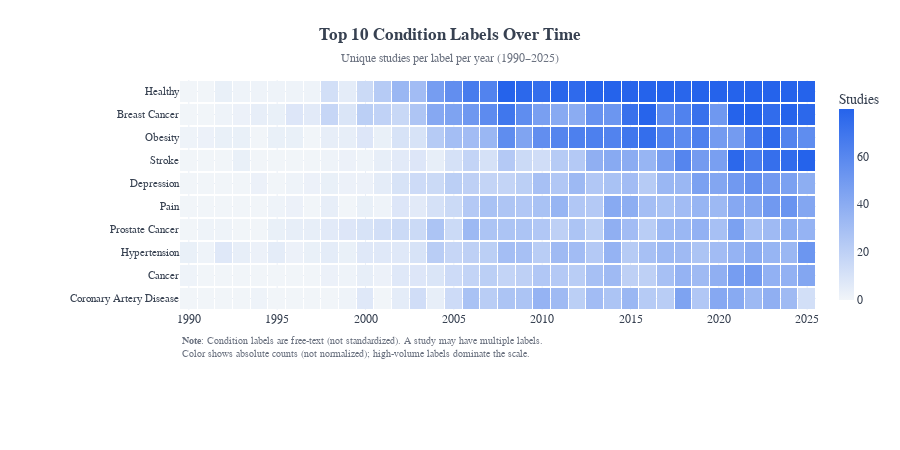

Here is the notebook cell this chart was saved with:
### Markdown cell above
## 2.3 Top Conditions Over Time

How has trial activity evolved for the most frequent condition labels?

### Code cell
# ============================================================
# 2.3 Top Conditions Over Time (Heatmap)
# ============================================================
# Using heatmap instead of line chart for better readability:
# - Avoids line crossings
# - Easy to spot peaks and patterns
# - Works well with 10+ categories

# Parameters
TOP_N_CONDITIONS = 10

# Get top N conditions within analysis scope (1990–2025)
top_conditions = (
    df_temporal_cond
    .groupby('condition_name')['study_id']
    .nunique()
    .nlargest(TOP_N_CONDITIONS)
    .index.tolist()
)

# Filter to top conditions
df_top_cond = df_temporal_cond[
    df_temporal_cond['condition_name'].isin(top_conditions)
]

# Aggregate by year and condition
yearly_cond = (
    df_top_cond
    .groupby(['start_year', 'condition_name'])['study_id']
    .nunique()
    .reset_index(name='study_count')
)

# Pivot for heatmap (conditions as rows, years as columns)
pivot_cond = yearly_cond.pivot_table(
    index='condition_name',
    columns='start_year',
    values='study_count',
    fill_value=0
)

# Reindex columns to full year range (avoid missing years)
pivot_cond = pivot_cond.reindex(columns=range(min_year, max_year + 1), fill_value=0)

# Order rows by total (descending) - highest at top
row_order = pivot_cond.sum(axis=1).sort_values(ascending=False).index.tolist()
pivot_cond = pivot_cond.loc[row_order]

# Create heatmap using reusable function
fig_cond_heatmap = create_temporal_heatmap(
    pivot_data=pivot_cond,
    title=f"Top {TOP_N_CONDITIONS} Condition Labels Over Time",
    subtitle=f"Unique studies per label per year ({temporal_year_range})",
    note=(
        "<b>Note</b>: Condition labels are free-text (not standardized). A study may have multiple labels.<br>"
        "Color shows absolute counts (not normalized); high-volume labels dominate the scale."
    ),
    height=450,
)

fig_cond_heatmap.show()

### Figure 1 — Plotly figure (JSON) as saved in the notebook; plotly's stock layout.template omitted (floating-point values rounded to 4 significant figures; data arrays with more than 128 entries replaced by an {"elided": "..."} marker saying what was removed)
{"data": [{"colorbar": {"thickness": 15, "title": {"text": "Studies"}}, "colorscale": [[0, "#f1f5f9"], [1, "#2563eb"]], "hovertemplate": "<b>%{y}</b><br>Year: %{x}<br>Studies: %{z:,}<extra></extra>", "showscale": true, "type": "heatmap", "x": [1990, 1991, 1992, 1993, 1994, 1995, 1996, 1997, 1998, 1999, 2000, 2001, 2002, 2003, 2004, 2005, 2006, 2007, 2008, 2009, 2010, 2011, 2012, 2013, 2014, 2015, 2016, 2017, 2018, 2019, 2020, 2021, 2022, 2023, 2024, 2025], "xgap": 1, "y": ["Healthy", "Breast Cancer", "Obesity", "Stroke", "Depression", "Pain", "Prostate Cancer", "Hypertension", "Cancer", "Coronary Artery Disease"], "ygap": 2, "z": {"elided": "10x36 float values"}, "zmax": 79.75, "zmin": 0}], "layout": {"annotations": [{"align": "left", "font": {"color": "#6b7280", "family": "Arial", "size": 10}, "showarrow": false, "text": "<b>Note</b>: Condition labels are free-text (not standardized). A study may have multiple labels.<br>Color shows absolute counts (not normalized); high-volume labels dominate the scale.", "x": 0, "xref": "paper", "y": -0.22, "yref": "paper"}], "font": {"color": "#374151", "family": "Arial"}, "height": 450, "margin": {"b": 140, "l": 180, "r": 80, "t": 80}, "title": {"text": "<b>Top 10 Condition Labels Over Time</b><br><span style='font-size:12px; color:#6b7280'>Unique studies per label per year (1990–2025)</span>", "x": 0.5, "xanchor": "center"}, "xaxis": {"dtick": 5, "tickangle": 0, "tickmode": "linear", "title": {}}, "yaxis": {"autorange": "reversed", "tickfont": {"size": 11}, "title": {}}}}
